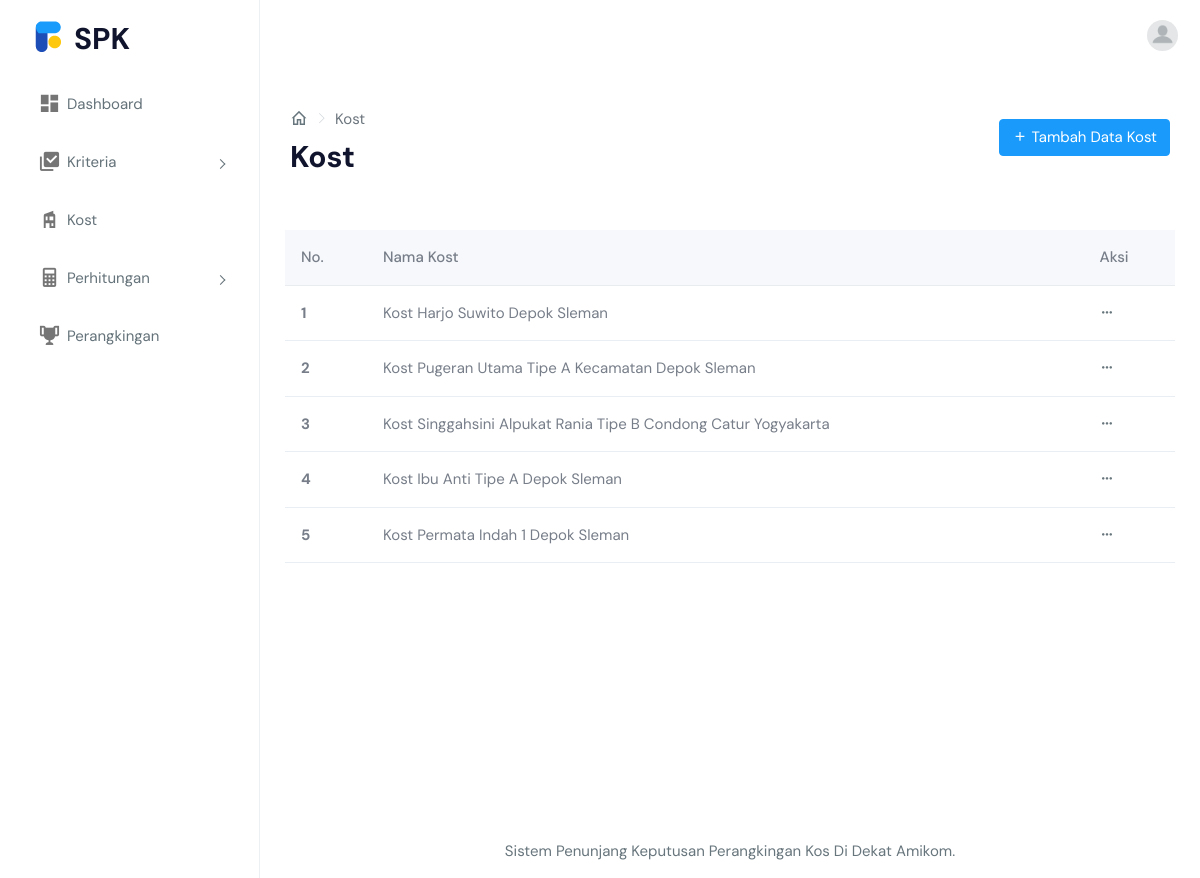
The app's page /index.php/kost with its own data.
### tables this page shows
CREATE TABLE `kost` (
  `id` int(11) NOT NULL,
  `kost` varchar(255) NOT NULL,
  `slug` varchar(255) NOT NULL
);

### application/controllers/Kost.php (called while the page is built, shortened)
<?php
class Kost extends CI_Controller
{
    public function __construct()
    {
        $this->load->model('M_Crud');
    }
    public function index()
    {
        $tabel = "kost";
        $data['currentPage'] = 'kost';
        $data['kost'] = $this->M_Crud->get_all_data($tabel)->result();
        $this->load->view('pages/admin/kost/index.php', $data);
    }
}

### index.php (called while the page is built, shortened)
<?php
require_once BASEPATH.'core/CodeIgniter.php';

### application/models/M_Crud.php (called while the page is built, shortened)
<?php
class M_Crud extends CI_Model
{
    public function get_all_data($tabel)
    {
        $q = $this->db->get($tabel);
        return $q;
    }
}

### application/views/pages/admin/kost/index.php (the view, shortened to what this page needs)
<body>
    <div id="main-wrapper" data-layout="vertical" data-navbarbg="skin5" data-sidebartype="full" data-sidebar-position="absolute" data-header-position="absolute" data-boxed-layout="full">
        <div class="page-wrapper">
            <div class="page-breadcrumb">
                <div class="row align-items-center">
                    <div class="col-6">
                        <nav aria-label="breadcrumb">
                            <ol class="breadcrumb mb-0 d-flex align-items-center">
                                <li class="breadcrumb-item"><a href="<?= site_url('dashboard') ?>" class="link"><i class="mdi mdi-home-outline fs-4"></i></a></li>
                                <li class="breadcrumb-item active" aria-current="page"><?= ucfirst($currentPage); ?></li>
                            </ol>
                        </nav>
                        <h1 class="mb-0 fw-bold"><?= ucfirst($currentPage); ?></h1>
                    </div>
                    <div class="col-6">
                        <div class="text-end">
                            <a href="<?= site_url('kost/add') ?>" class="justify-content-center btn btn-info text-white align-items-center">
                                <i class="mdi mdi-plus"></i>
                                Tambah Data Kost
                            </a>
                        </div>
                    </div>
                </div>
            </div>
            <div class="container-fluid">
                <div class="row">
                    <div class="col-12">
                        <div class="table-responsive">
                            <table class="table customize-table table-hover mb-0 v-middle text-nowrap">
                                <thead class="table-light">
                                    <tr>
                                        <th scope="col">No.</th>
                                        <th scope="col" colspan="2">Nama Kost</th>
                                        <th scope="col">Aksi</th>
                                    </tr>
                                </thead>
                                <tbody>
                                    <?php foreach ($kost as $index => $row) { ?>
                                        <tr>
                                            <th scope="row"><?php echo $index + 1; ?></th>
                                            <td colspan="2"><?php echo $row->kost; ?></td>
                                            <td>
                                                <div class="dropdown dropright">
                                                    <a href="#" class="link" id="dropdownMenuButton" data-bs-toggle="dropdown" aria-expanded="false">
                                                        <i class="mdi mdi-dots-horizontal"></i>
                                                    </a>
                                                </div>
                                            </td>
                                        </tr>
                                    <?php } ?>
                                </tbody>
                            </table>
                        </div>
                    </div>
                </div>
            </div>
</body>
</html>

### records on screen
kost: kost "Kost Harjo Suwito Depok Sleman"
kost: kost "Kost Pugeran Utama Tipe A Kecamatan Depok Sleman"
kost: kost "Kost Singgahsini Alpukat Rania Tipe B Condong Catur Yogyakarta"
kost: kost "Kost Ibu Anti Tipe A Depok Sleman"
kost: kost "Kost Permata Indah 1 Depok Sleman"

### other values on screen
$currentPage "Kost"
